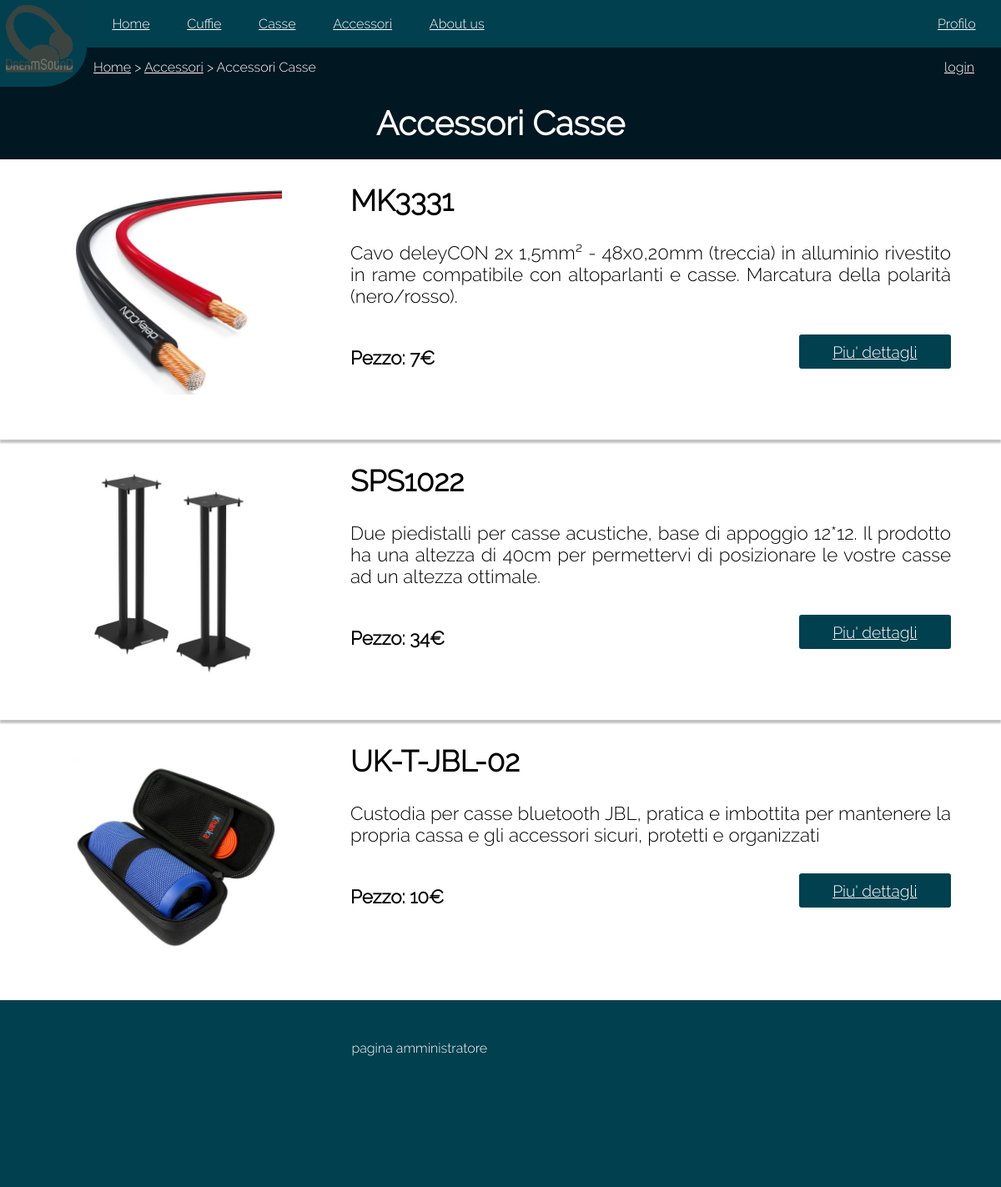
/accessoriCasse.php?ntab=Accessori, run on the app's committed database.
### tables this page shows
CREATE TABLE Accessori
(
Id_p int,
Categoria char(20) NOT NULL,
Prezzo double NOT NULL,
Marca char(20) NOT NULL,
Modello char(20) NOT NULL,
Url_immagine char(50) NOT NULL,
Descrizione varchar(500) NOT NULL,
FOREIGN KEY (Id_p) REFERENCES Id_prodotti(Id_prodotto)
ON DELETE CASCADE
ON UPDATE NO ACTION
);

### accessoriCasse.php (called while the page is built, shortened)
<?php
    BuildPage("Accessori Casse",null);
?>

### php/buildDropdownPages.php (the view, shortened to what this page needs)
<?php
function insertProductList($titleTable,$category){
    require "./database/connessione.php";
    $result = $conn->query("SELECT * FROM `{$titleTable}` WHERE categoria='$category'");
    $htmlProduct='
    <div class="titlePage">
        <h1>'.$category.'</h1>
    </div>
    <div id="productsListContainer">';
    foreach($result as $listProduct){
        $htmlProduct=$htmlProduct.'
        <div class="productsContainer">
            <div class="imgsContainer">
                <img class="productsImg" src="./img/prodotti'.$listProduct["Url_immagine"].'" alt="prodotto1" >
            </div>
            <div class="descriptionsContainer">
                <h2>'.$listProduct['Modello'].'</h2>
                <p>'.$listProduct['Descrizione'].'</p>
                <div class="details">
                    <div class="productsPrice">
                        <h4>Pezzo: '.$listProduct['Prezzo'].'€</h4>
                    </div>
                    <a class="button" href="./singoloProdotto.php?idProdotto='.$listProduct['Id_p'].'&titleTable='.$titleTable.'&categoria='.$category.'">
                        Piu\' dettagli
                    </a>
                </div>
            </div>
        </div>';
    }
    $htmlProduct=$htmlProduct.'</div>';
    return $htmlProduct;
}
?>

### content/css/style.css (style rules this page uses)
body { width:100%; margin: 0; padding: 6.5em 0 0 0; overflow-x: hidden; min-height:100%; font-family: 'title'; }
h1 { font-family: 'title'; font-size: 2.5em; text-align: center; }
h2 { font-family: 'title'; font-size: 2.2em; font-weight: bold; }
h4 { font-family: 'title'; margin: 0; font-size: 1.4em; font-style: normal; }
p { font-family: 'title'; font-size: 1.4em; text-align: justify; }
.titlePage h1 { margin: 0px auto; padding: 0.5em 0; text-align: center; background-color: #011722; color: white; }
.button { background-color: #01404f; border: none; color:white; width: 8.5em; margin: 0 auto; display: block; text-align: center; border-radius: 3px; padding: 0.5em 0.5em; font-size: 1.2em; cursor: pointer; font-family:'title'; }
#productsListContainer { margin:0; padding:0; }
#productsListContainer p { margin: 0; padding: 0; }
#productsListContainer .button { right: 0; bottom: 0; display: inline-block; position: absolute; }
.productsContainer { width: 100%; height: 20em; overflow: hidden; box-shadow: 0px 4px 2px #8080807A; padding-bottom: 1em; }
.imgsContainer { width: 35%; display: inline-block; }
.productsImg { margin-top: 2em; max-height: 80%; max-width: 80%; margin-left: auto; margin-right: auto; display: block; }
.descriptionsContainer { width: 60%; height: 20em; float: right; padding-right: 5%; }
.details { margin-top: 2em; width: 100%; display: inline-block; position: relative; }
.productsPrice { position: relative; display: inline-block; margin-top: 1em; }
#wrapper { width: 100%; background-color: #01404f; height: 13em; padding-top: 1em; }
footer { padding: 1em 0.5em 1em 0.5em; float:right; position:relative; left:-50%; text-align:left; }
footer a { display: block; color: white; text-align: left; padding: 1em 0.5em 0 0.5em; text-decoration: none; }
.imgsContainer { margin: 0 0 1em 0; height: 100%; width: 35%; vertical-align: middle; float: left; overflow: hidden; }

### data on the page
accessori: Url_immagine (picture), Modello "MK3331", Descrizione "Cavo deleyCON 2x 1,5mm² - 48x0,20mm (treccia) in alluminio rivestito in rame compatibile con altoparlanti e casse. Marcatura della polarità (nero/rosso).", Prezzo "7"
accessori: Url_immagine (picture), Modello "SPS1022", Descrizione "Due piedistalli per casse acustiche, base di appoggio 12*12. Il prodotto ha una altezza di 40cm per permettervi di posizionare le vostre casse ad un altezza ottimale.", Prezzo "34"
accessori: Url_immagine (picture), Modello "UK-T-JBL-02", Descrizione "Custodia per casse bluetooth JBL, pratica e imbottita per mantenere la propria cassa e gli accessori sicuri, protetti e organizzati", Prezzo "10"

### other printed values
$menuPages[$i]->getName() "Home Cuffie Casse Accessori About us Profilo"
$_REQUEST["ntab"] "Accessori"
$title "Accessori Casse"
$category "Accessori Casse"
$page "pagina amministratore"
